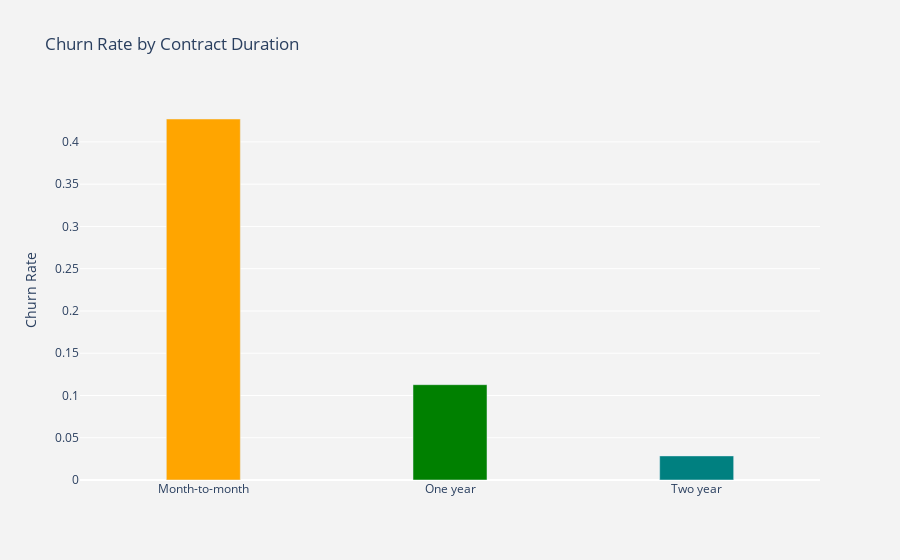

The code cell stored with this chart in its notebook:
### Code cell
# Visualize Churn Rate by Contract Duration
plot_by_contract = churn_dataset.groupby('Contract').Churn.mean().reset_index()
plot_data = [
    go.Bar(
        x=plot_by_contract['Contract'],
        y=plot_by_contract['Churn'],
        width = [0.3, 0.3,0.3],
        marker=dict(
        color=['orange', 'green','teal'])
    )
]
plot_layout = go.Layout(
        xaxis={"type": "category"},
        yaxis={"title": "Churn Rate"},
        title='Churn Rate by Contract Duration',
        plot_bgcolor  = 'rgb(243,243,243)',
        paper_bgcolor  = 'rgb(243,243,243)',
    )
fig = go.Figure(data=plot_data, layout=plot_layout)
po.iplot(fig)

### Figure 1 — Plotly figure (JSON) as saved in the notebook; plotly's stock layout.template omitted (floating-point values rounded to 4 significant figures)
{"data": [{"marker": {"color": ["orange", "green", "teal"]}, "type": "bar", "width": [0.3, 0.3, 0.3], "x": ["Month-to-month", "One year", "Two year"], "y": [0.4271, 0.1128, 0.02849]}], "layout": {"paper_bgcolor": "rgb(243,243,243)", "plot_bgcolor": "rgb(243,243,243)", "title": {"text": "Churn Rate by Contract Duration"}, "xaxis": {"type": "category"}, "yaxis": {"title": {"text": "Churn Rate"}}}}
